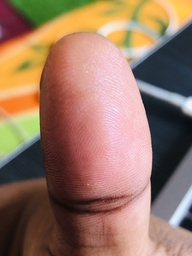
#> input picture Simulation/Project/fingerprint.jpg, 192 x 256 px, shrunk from 3024 x 4032 before the run
$ python fingerprint_recognition.py
#> lines starting #> are read from the running program, lines starting #| are printed output that depends on the picture; after the words box and inside, x2 and y2 are one past the last pixel; in counts of white or black regions, pixels touching at a corner belong together
import cv2
import matplotlib.pyplot as plt
from skimage.morphology import skeletonize
from skimage.feature import corner_harris, corner_peaks
import numpy as np
from scipy.spatial.distance import cdist

# Load and preprocess the fingerprint image
def preprocess_image(image_path):
#> called with image_path = 'fingerprint.jpg'
    fingerprint_image = cv2.imread(image_path, cv2.IMREAD_GRAYSCALE)
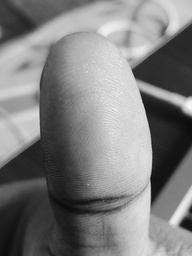
#> fingerprint_image: shape (256, 192); min 10, max 247, mean 126
    adjusted_image = cv2.equalizeHist(fingerprint_image)
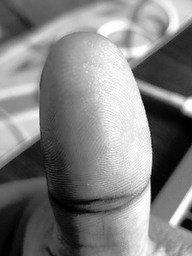
#> adjusted_image: shape (256, 192); min 0, max 255, mean 128.2
    filtered_image = cv2.medianBlur(adjusted_image, 3)
    _, binary_image = cv2.threshold(filtered_image, 0, 255, cv2.THRESH_BINARY + cv2.THRESH_OTSU)
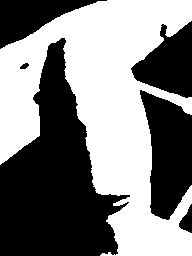
#> binary_image: shape (256, 192); 49.7% white; 1 white region, box (x1, y1, x2, y2) and area: (0, 0, 192, 256) 24448
    binary_image_inverted = np.invert(binary_image)
    thin_image = skeletonize(binary_image_inverted // 255)
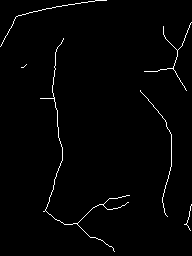
#> thin_image: shape (256, 192) bool; 1.5% white in thin lines or dots
    return thin_image

# Extract minutiae points from the thinned image
def extract_minutiae(thin_image):
    corners = corner_peaks(corner_harris(thin_image), min_distance=5)
#> corners = 410 pairs, first value 5 to 250, second value 5 to 186
    return corners

# Match two sets of minutiae points
def match_fingerprints(minutiae1, minutiae2, tolerance):
    distances = cdist(minutiae1, minutiae2)
    match_count = np.sum(distances.min(axis=1) < tolerance)
    is_match = match_count > len(minutiae1) / 2
    return is_match

# Main function
def main():
    thin_image1 = preprocess_image('fingerprint.jpg')
    minutiae_points1 = extract_minutiae(thin_image1)
#> minutiae_points1 has the same summary as corners in extract_minutiae

    thin_image2 = preprocess_image('fingerprint2.jpg')
    minutiae_points2 = extract_minutiae(thin_image2)

    # Perform matching
    tolerance = 15  # Set a tolerance value for matching
    is_match = match_fingerprints(minutiae_points1, minutiae_points2, tolerance)

    if is_match:
        print('Fingerprints match!')
    else:
        print('Fingerprints do not match.')

    # Display the thinned image and minutiae points for both fingerprints
    plt.subplot(1, 2, 1)
    plt.imshow(thin_image1, cmap='gray')
    plt.scatter(minutiae_points1[:, 1], minutiae_points1[:, 0], c='red', s=5)
    plt.title('Fingerprint 1 Minutiae Points')

    plt.subplot(1, 2, 2)
    plt.imshow(thin_image2, cmap='gray')
    plt.scatter(minutiae_points2[:, 1], minutiae_points2[:, 0], c='red', s=5)
    plt.title('Fingerprint 2 Minutiae Points')

    plt.show()

if __name__ == "__main__":
#> (the run stopped early here; a loop or call above may not have finished)

$ run again, with Simulation/Project/fig.JPG copied over Simulation/Project/fingerprint.jpg
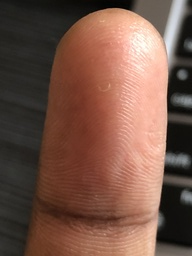
#> input picture Simulation/Project/fig.JPG, 192 x 256 px, shrunk from 3024 x 4032 before the run
#> in preprocess_image, `_, binary_image = cv2.threshold(filtered_image, 0, 255, cv2.THRESH_BIN..`:
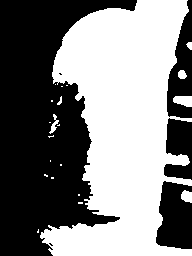
#> binary_image: shape (256, 192); 49.7% white; 21 white regions (14 under 20 px), largest, box (x1, y1, x2, y2) and area: (40, 0, 192, 256) 23895, (173, 96, 192, 107) 169, (181, 190, 192, 203) 110
#> in preprocess_image, `thin_image = skeletonize(binary_image_inverted // 255)`:
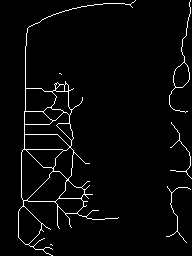
#> thin_image: shape (256, 192) bool; 3.1% white in thin lines or dots
#> corners = 381 pairs, first value 5 to 250, second value 5 to 186
#> minutiae_points1 has the same summary as corners in extract_minutiae
